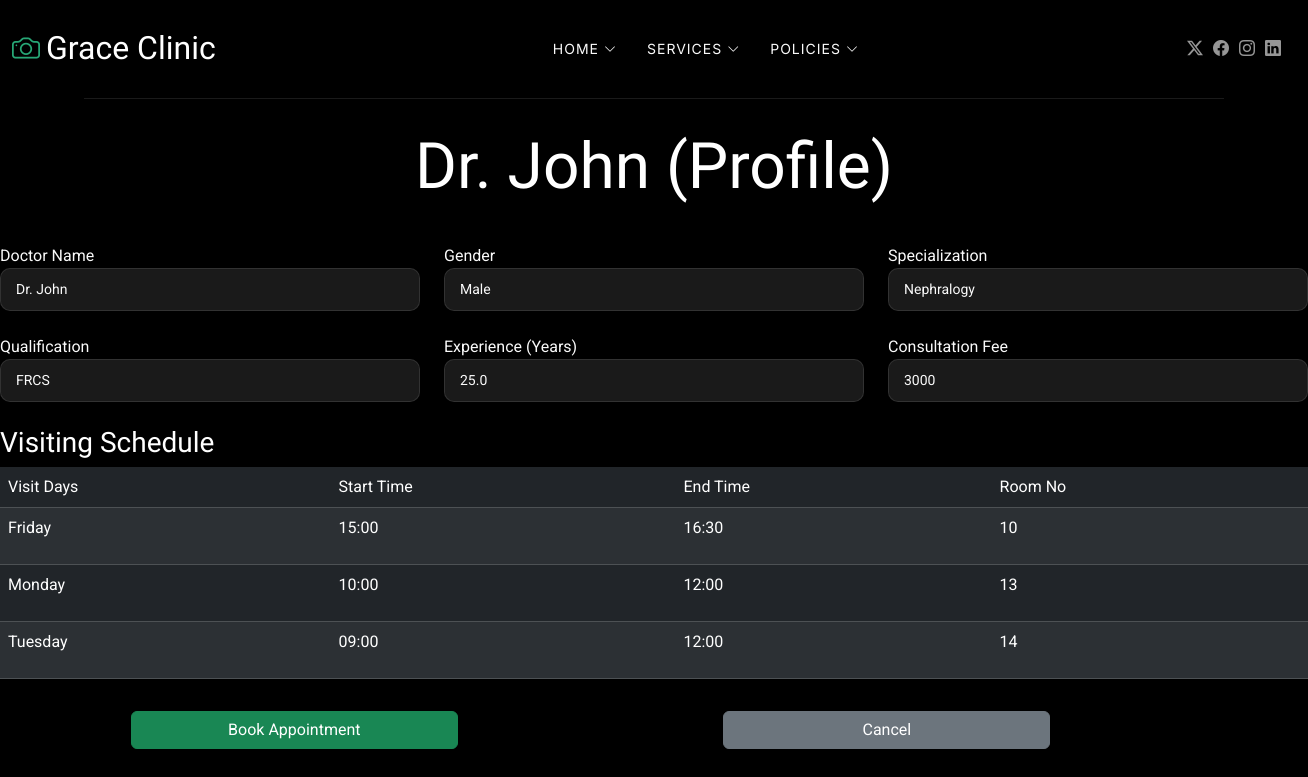
Page /doctors/1 on the committed database.
### tables this page shows
CREATE TABLE "doctors" (
	"doctor_id"	INTEGER,
	"full_name"	TEXT NOT NULL,
	"specialization"	TEXT NOT NULL,
	"qualification"	TEXT,
	"experience_years"	REAL,
	"gender"	TEXT,
	"consultation_fee"	INTEGER,
	"active"	INTEGER,
	"created_by"	INTEGER NOT NULL,
	"created_date"	TEXT NOT NULL,
	"updated_by"	INTEGER,
	"updated_date"	TEXT,
	PRIMARY KEY("doctor_id","full_name","gender")
);

CREATE TABLE "doctors_operational" (
	"id"	INTEGER NOT NULL,
	"doctor_id"	INTEGER NOT NULL,
	"phone"	TEXT,
	"email"	TEXT,
	"room_no"	INTEGER NOT NULL,
	"visit_days"	TEXT NOT NULL,
	"visit_start_time"	TEXT NOT NULL,
	"visit_end_time"	TEXT NOT NULL,
	"max_patients_per_day"	INTEGER,
	"slot_duration_minutes"	INTEGER NOT NULL DEFAULT 15,
	PRIMARY KEY("id" AUTOINCREMENT)
);

### doctors/routes.py (the view)
@doctor_bp.route("/doctors/<int:doctor_id>")
def doctor_detail(doctor_id):
    doctor_detail = get_doctor_by_id(doctor_id)
    if not doctor_detail:
        abort(404)
    return render_template(
        "doctors/doctor-detail.html",
        doctor=doctor_detail["doctor"],
        schedules=doctor_detail["schedules"]
    )

### doctors/services.py (called while the page is built)
def get_doctor_by_id(doctor_id):
    con = sqlite3.connect(DB_PATH)
    con.row_factory = sqlite3.Row
    cur = con.cursor()
    doctor = cur.execute(
        """
        SELECT doctor_id, full_name, gender, specialization, qualification, experience_years, consultation_fee
        FROM doctors
        WHERE doctor_id = ?
        """,
        (doctor_id,)
    ).fetchone()
    schedules = cur.execute("""
        SELECT
            room_no,
            visit_days,
            visit_start_time,
            visit_end_time
        FROM doctors_operational
        WHERE doctor_id = ?
        ORDER BY visit_days
    """, (doctor_id,)).fetchall()
    con.close()
    return{
        "doctor": doctor,
        "schedules": schedules
        }

### templates/doctors/doctor-detail.html (shortened to what this page needs)
{% extends "base.html" %}
{% block content %}
    <div class="page-title">
        <div class="heading container">
            <div class="container">
                <div class="row d-flex justify-content-center text-center">
                    <div class="col-lg-8">
                        <h1>{{ doctor.full_name }} (Profile)</h1>
                    </div>
                </div>
            </div>
      </div>
    </div>
    <div class="row gy-4">
        <div class="col-md-4">
            <label for="doctor-name">Doctor Name</label>
            <input type="doctor-name" class="form-control readonly-input-box" name="doctor-name" readonly value="{{ doctor.full_name }}">
        </div>
        <div class="col-md-4">
            <label for="gender">Gender</label>
            <input type="gender" class="form-control readonly-input-box" name="gender" readonly value="{{ doctor.gender }}">
        </div>
        <div class="col-md-4">
            <label for="specialization">Specialization</label>
            <input type="specialization" class="form-control readonly-input-box" name="specialization" readonly value="{{ doctor.specialization }}">
        </div>
        <div class="col-md-4">
            <label for="qualification">Qualification</label>
            <input type="qualification" class="form-control readonly-input-box" name="qualification" readonly value="{{ doctor.qualification }}">
        </div>
        <div class="col-md-4">
            <label for="experience">Experience (Years)</label>
            <input type="experience" class="form-control readonly-input-box" name="experience" readonly value="{{ doctor.experience_years }}">
        </div>
        <div class="col-md-4">
            <label for="consultation-fee">Consultation Fee</label>
            <input type="consultation-fee" class="form-control readonly-input-box" name="consultation-fee" readonly value="{{ doctor.consultation_fee }}">
        </div>
    </div>
    <h3 class="mt-4">Visiting Schedule</h3>
    <table class="table table-striped table-dark">
        <thead class="table-header-cus">
            <tr>
                <td>Visit Days</td>
                <td>Start Time</td>
                <td>End Time</td>
                <td>Room No</td>
            </tr>
        </thead>
        <tbody>
            {% for s in schedules %}
            <tr>
                <td><p>{{ s.visit_days }}</p></td>
                <td><p>{{ s.visit_start_time }}</p></td>
                <td><p>{{ s.visit_end_time }}</p></td>
                <td><p>{{ s.room_no }}</p></td>
            </tr>
            {% else %}
            <tr>
                <td colspan="5" class="text-center">No schedule available</td>
            </tr>
            {% endfor %}
        </tbody>
    </table>
<a href="{{ url_for('appointments.appointment_list', doctor_id=doctor.doctor_id ) }}" class="btn btn-success mt-3 anchor"> Book Appointment</a>
<a href="{{ url_for('doctors.doctor_list') }}" class="btn btn-secondary mt-3 anchor">Cancel</a>
{% endblock %}

### static/css/main.css (style rules this page uses)
:root { --default-font: "Roboto", system-ui, -apple-system, "Segoe UI", Roboto, "Helvetica Neue", Arial, "Noto Sans", "Liberation Sans", sans-serif, "Apple Color Emoji", "Segoe UI Emoji", "Segoe UI Symbol", "Noto Color Emoji"; --heading-font: "Cardo", sans-serif; --nav-font: "Inter", sans-serif; }
:root { --background-color: #000000; --default-color: #fafafa; --heading-color: #ffffff; --accent-color: #27a776; --surface-color: #1a1a1a; --contrast-color: #ffffff; }
:root { --nav-color: rgba(255, 255, 255, 0.5); --nav-hover-color: #ffffff; --nav-mobile-background-color: #1a1a1a; --nav-dropdown-background-color: #1a1a1a; --nav-dropdown-color: rgba(255, 255, 255, 0.5); --nav-dropdown-hover-color: #ffffff; }
:root { scroll-behavior: smooth; }
body { color: var(--default-color); background-color: var(--background-color); font-family: var(--default-font); }
a { color: var(--accent-color); text-decoration: none; transition: 0.3s; }
.anchor { width: 25%; margin-left: 10%; margin-right: 10%; }
h1, h2, h3, h4, h5, h6 { color: var(--heading-color); font-family: var(--heading-font); }
.page-title { color: var(--default-color); background-color: var(--background-color); position: relative; }
.page-title .heading { padding: 30px 0; border-top: 1px solid color-mix(in srgb, var(--default-color), transparent 90%); }
.page-title .heading h1 { font-size: 64px; font-weight: 400; }
.readonly-input-box { font-size: 14px; padding: 10px 15px; box-shadow: none; border-radius: 10px; color: var(--default-color); background-color: var(--surface-color); border-color: color-mix(in srgb, var(--default-color), transparent 80%); }

### rows in the picture
doctors: full_name "Dr. John", doctor-name "Dr. John", gender "Male", specialization "Nephralogy", qualification "FRCS", experience "25.0", consultation-fee "3000"
doctors_operational: visit_days "Friday", visit_start_time "15:00", visit_end_time "16:30", room_no "10"
doctors_operational: visit_days "Monday", visit_start_time "10:00", visit_end_time "12:00", room_no "13"
doctors_operational: visit_days "Tuesday", visit_start_time "09:00", visit_end_time "12:00", room_no "14"
